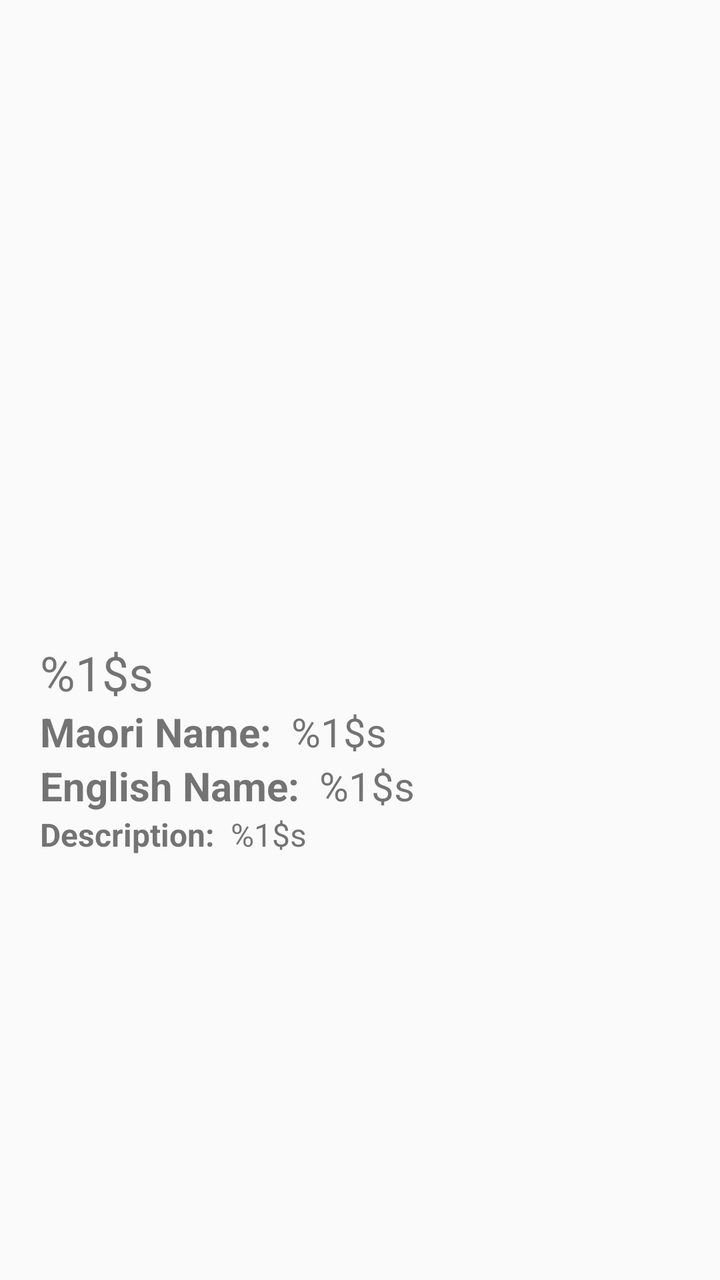
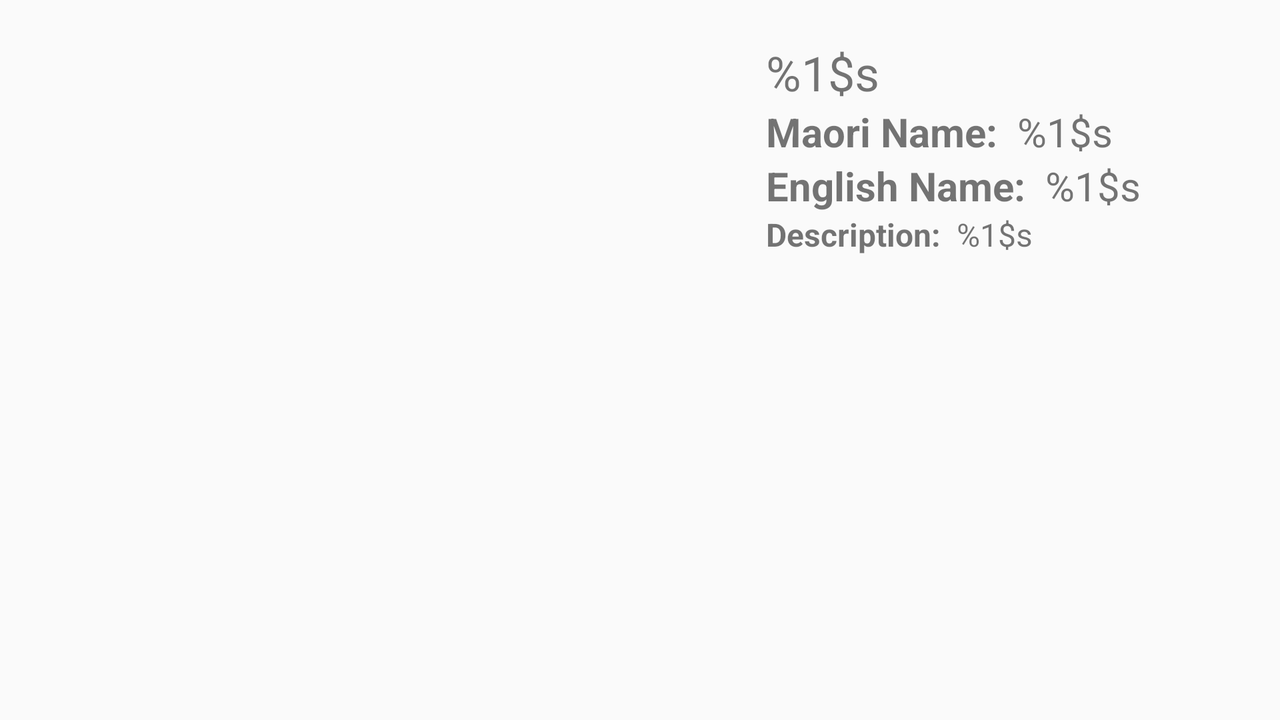

The same Android screen from two of the app's own layout files: first res/layout/ as a phone draws it, then the repository's variant for another configuration, drawn on a device whose configuration selects that folder. Both files follow.
<!-- AndroidManifest.xml: application theme Theme.AppCompat.Light.NoActionBar -->
<!-- res/layout/fragment_bird_info.xml -->
<?xml version="1.0" encoding="utf-8"?>
<ScrollView
        xmlns:tools="http://schemas.android.com/tools"
        xmlns:android="http://schemas.android.com/apk/res/android"
        android:padding="10dp"
        android:layout_width="match_parent"
        android:layout_height="match_parent">
    <LinearLayout
            android:layout_width="match_parent"
            android:layout_height="wrap_content"
            android:orientation="vertical"
            android:padding="10dp">
        <ImageView
                android:layout_width="match_parent"
                android:layout_height="300dp"
                android:scaleType="centerCrop"
                android:adjustViewBounds="true"
                tools:srcCompat="@tools:sample/avatars"
                tools:layout_editor_absoluteY="16dp"
                tools:layout_editor_absoluteX="16dp"
                android:id="@+id/birdImageBirdInfoView"
                android:contentDescription="@string/bird_image"/>
        <TextView
                android:text="@string/full_name"
                android:layout_width="match_parent"
                android:layout_height="wrap_content"
                android:textSize="24sp"
                android:id="@+id/fullNameBirdInfoView"/>
        <TextView
                android:text="@string/maori_name"
                android:layout_width="match_parent"
                android:layout_height="wrap_content"
                android:textSize="20sp"
                android:id="@+id/maoriNameBirdInfoView"/>
        <TextView
                android:text="@string/english_name"
                android:layout_width="match_parent"
                android:layout_height="wrap_content"
                android:id="@+id/englishNameBirdInfoView"
                android:textSize="20sp"
        />
        <TextView
                android:text="@string/description"
                android:layout_width="match_parent"
                android:layout_height="wrap_content"
                android:id="@+id/descriptionBirdInfoView"
                android:textSize="16sp"
        />
    </LinearLayout>
</ScrollView>
<!-- resources referenced by this layout -->
<resources>
  <string name="bird_image">Bird Image</string>
  <string name="description"><b>Description: </b> %1$s</string>
  <string name="english_name"><b>English Name: </b> %1$s</string>
  <string name="full_name">%1$s</string>
  <string name="maori_name"><b>Maori Name: </b> %1$s</string>
</resources>
<!-- res/layout-land/fragment_bird_info.xml (the repository's variant of the layout above) -->
<!-- drawn on the phone turned sideways -->
<?xml version="1.0" encoding="utf-8"?>
<ScrollView
        xmlns:tools="http://schemas.android.com/tools"
        xmlns:android="http://schemas.android.com/apk/res/android"
        android:padding="10dp"
        android:layout_width="match_parent"
        android:layout_height="match_parent">
    <LinearLayout
            android:orientation="horizontal"
            android:layout_width="match_parent"
            android:layout_height="wrap_content">
        <ImageView
                android:layout_width="363dp"
                android:layout_height="304dp"
                android:scaleType="centerCrop"
                android:adjustViewBounds="true"
                tools:srcCompat="@tools:sample/avatars"
                tools:layout_editor_absoluteY="16dp"
                tools:layout_editor_absoluteX="16dp"
                android:id="@+id/birdImageBirdInfoView"
                android:contentDescription="@string/bird_image"/>
        <LinearLayout
            android:layout_width="match_parent"
            android:layout_height="wrap_content"
            android:orientation="vertical"
            android:padding="10dp">

            <TextView
                    android:text="@string/full_name"
                    android:layout_width="match_parent"
                    android:layout_height="wrap_content"
                    android:textSize="24sp"
                    android:id="@+id/fullNameBirdInfoView"/>
            <TextView
                    android:text="@string/maori_name"
                    android:layout_width="match_parent"
                    android:layout_height="wrap_content"
                    android:textSize="20sp"
                    android:id="@+id/maoriNameBirdInfoView"/>
            <TextView
                    android:text="@string/english_name"
                    android:layout_width="match_parent"
                    android:layout_height="wrap_content"
                    android:id="@+id/englishNameBirdInfoView"
                    android:textSize="20sp"
            />
            <TextView
                    android:text="@string/description"
                    android:layout_width="match_parent"
                    android:layout_height="wrap_content"
                    android:id="@+id/descriptionBirdInfoView"
                    android:textSize="16sp"
            />
        </LinearLayout>

    </LinearLayout>

</ScrollView>
